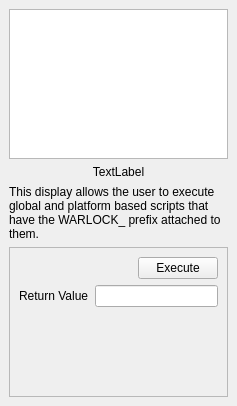
<?xml version="1.0" encoding="UTF-8"?>
<ui version="4.0">
 <class>ScriptBrowserDockWidget</class>
 <widget class="QDockWidget" name="ScriptBrowserDockWidget">
  <property name="geometry">
   <rect>
    <x>0</x>
    <y>0</y>
    <width>237</width>
    <height>406</height>
   </rect>
  </property>
  <property name="allowedAreas">
   <set>Qt::LeftDockWidgetArea|Qt::RightDockWidgetArea</set>
  </property>
  <property name="windowTitle">
   <string>Script Browser</string>
  </property>
  <widget class="QWidget" name="dockWidgetContents">
   <layout class="QVBoxLayout" name="verticalLayout_2">
    <item>
     <widget class="QSplitter" name="splitter">
      <property name="orientation">
       <enum>Qt::Vertical</enum>
      </property>
      <widget class="QTreeWidget" name="treeWidget">
       <property name="sizePolicy">
        <sizepolicy hsizetype="Expanding" vsizetype="Expanding">
         <horstretch>0</horstretch>
         <verstretch>1</verstretch>
        </sizepolicy>
       </property>
       <property name="minimumSize">
        <size>
         <width>0</width>
         <height>150</height>
        </size>
       </property>
       <attribute name="headerVisible">
        <bool>false</bool>
       </attribute>
       <column>
        <property name="text">
         <string notr="true">1</string>
        </property>
       </column>
      </widget>
     </widget>
    </item>
    <item>
     <widget class="QLabel" name="scriptNameLabel">
      <property name="text">
       <string>TextLabel</string>
      </property>
      <property name="alignment">
       <set>Qt::AlignCenter</set>
      </property>
     </widget>
    </item>
    <item>
     <widget class="QLabel" name="emptyMessageLabel">
      <property name="text">
       <string>This display allows the user to execute global and platform based scripts that have the WARLOCK_ prefix attached to them.</string>
      </property>
      <property name="wordWrap">
       <bool>true</bool>
      </property>
     </widget>
    </item>
    <item>
     <widget class="QScrollArea" name="scrollArea">
      <property name="sizePolicy">
       <sizepolicy hsizetype="Expanding" vsizetype="Expanding">
        <horstretch>0</horstretch>
        <verstretch>1</verstretch>
       </sizepolicy>
      </property>
      <property name="minimumSize">
       <size>
        <width>0</width>
        <height>150</height>
       </size>
      </property>
      <property name="widgetResizable">
       <bool>true</bool>
      </property>
      <widget class="QWidget" name="scrollAreaWidgetContents">
       <property name="geometry">
        <rect>
         <x>0</x>
         <y>0</y>
         <width>217</width>
         <height>148</height>
        </rect>
       </property>
       <layout class="QVBoxLayout" name="verticalLayout_3">
        <item>
         <layout class="QHBoxLayout" name="horizontalLayout_2">
          <item>
           <spacer name="horizontalSpacer">
            <property name="orientation">
             <enum>Qt::Horizontal</enum>
            </property>
            <property name="sizeHint" stdset="0">
             <size>
              <width>40</width>
              <height>20</height>
             </size>
            </property>
           </spacer>
          </item>
          <item>
           <widget class="QPushButton" name="executePushButton">
            <property name="text">
             <string>Execute</string>
            </property>
           </widget>
          </item>
         </layout>
        </item>
        <item>
         <layout class="QHBoxLayout" name="horizontalLayout">
          <item>
           <widget class="QLabel" name="returnValueLabel">
            <property name="sizePolicy">
             <sizepolicy hsizetype="Preferred" vsizetype="Preferred">
              <horstretch>0</horstretch>
              <verstretch>0</verstretch>
             </sizepolicy>
            </property>
            <property name="text">
             <string>Return Value</string>
            </property>
           </widget>
          </item>
          <item>
           <widget class="QLineEdit" name="returnValueLineEdit">
            <property name="readOnly">
             <bool>true</bool>
            </property>
           </widget>
          </item>
         </layout>
        </item>
        <item>
         <spacer name="verticalSpacer_2">
          <property name="orientation">
           <enum>Qt::Vertical</enum>
          </property>
          <property name="sizeHint" stdset="0">
           <size>
            <width>20</width>
            <height>40</height>
           </size>
          </property>
         </spacer>
        </item>
       </layout>
      </widget>
     </widget>
    </item>
    <item>
     <spacer name="verticalSpacer">
      <property name="orientation">
       <enum>Qt::Vertical</enum>
      </property>
      <property name="sizeHint" stdset="0">
       <size>
        <width>20</width>
        <height>0</height>
       </size>
      </property>
     </spacer>
    </item>
   </layout>
  </widget>
 </widget>
 <resources/>
 <connections/>
</ui>
